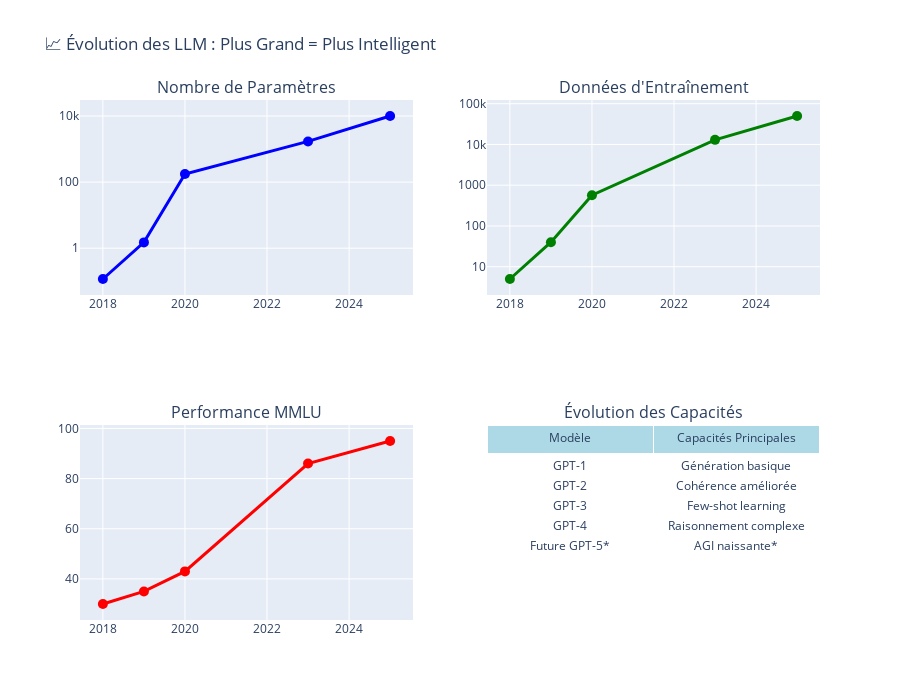

The cell this chart's notebook holds for it:
### Markdown cell above
## 🌟 Concept #4 : Les Capacités Émergentes

### Qu'est-ce qu'une Capacité Émergente ?
Une capacité qui **apparaît spontanément** quand le modèle devient assez grand, sans avoir été explicitement programmée.

### Exemples de Capacités Émergentes :

#### 🧮 Raisonnement Arithmétique
- **Petits modèles** : Peuvent additionner
- **Grands modèles** : Peuvent résoudre des problèmes mathématiques complexes

#### 💻 Programmation
- **Petits modèles** : Reconnaissent du code
- **Grands modèles** : Écrivent, debuggent, expliquent du code

#### 🧠 Raisonnement Logique
- **Petits modèles** : Suivent des instructions simples
- **Grands modèles** : Raisonnement par étapes, déduction

#### 🎭 Few-Shot Learning
- **Capacité à apprendre** de nouveaux concepts avec juste quelques exemples
- **S'adapter** à de nouveaux domaines sans ré-entraînement

### 📏 Scaling Laws
Plus un modèle a de **paramètres** et d'**entraînement**, plus il développe de capacités :
- 📊 **GPT-1** (117M param) : Génération basique
- 📊 **GPT-2** (1.5B param) : Génération cohérente
- 📊 **GPT-3** (175B param) : Few-shot learning
- 📊 **GPT-4** (1.7T param estimé) : Raisonnement avancé

### Code cell
# Données sur l'évolution des capacités
modeles_evolution = {
    'Modèle': ['GPT-1', 'GPT-2', 'GPT-3', 'GPT-4', 'Future GPT-5*'],
    'Année': [2018, 2019, 2020, 2023, 2025],
    'Paramètres (B)': [0.117, 1.5, 175, 1700, 10000],  # Milliards
    'Données (TB)': [5, 40, 570, 13000, 50000],  # Téraoctets estimés
    'Score MMLU (%)': [30, 35, 43, 86, 95],  # Estimation
    'Capacités': [
        'Génération basique',
        'Cohérence améliorée',
        'Few-shot learning',
        'Raisonnement complexe',
        'AGI naissante*'
    ]
}

df_evolution = pd.DataFrame(modeles_evolution)

# Graphique de l'évolution
fig = make_subplots(
    rows=2, cols=2,
    subplot_titles=('Nombre de Paramètres', 'Données d\'Entraînement', 
                   'Performance MMLU', 'Évolution des Capacités'),
    specs=[[{"secondary_y": False}, {"secondary_y": False}],
           [{"secondary_y": False}, {"type": "table"}]]
)

# Paramètres (échelle log)
fig.add_trace(
    go.Scatter(x=df_evolution['Année'], y=df_evolution['Paramètres (B)'],
               mode='lines+markers', name='Paramètres',
               line=dict(color='blue', width=3),
               marker=dict(size=10)),
    row=1, col=1
)

# Données d'entraînement
fig.add_trace(
    go.Scatter(x=df_evolution['Année'], y=df_evolution['Données (TB)'],
               mode='lines+markers', name='Données TB',
               line=dict(color='green', width=3),
               marker=dict(size=10)),
    row=1, col=2
)

# Performance MMLU
fig.add_trace(
    go.Scatter(x=df_evolution['Année'], y=df_evolution['Score MMLU (%)'],
               mode='lines+markers', name='MMLU %',
               line=dict(color='red', width=3),
               marker=dict(size=10)),
    row=2, col=1
)

# Tableau des capacités
fig.add_trace(
    go.Table(
        header=dict(values=['Modèle', 'Capacités Principales'],
                   fill_color='lightblue'),
        cells=dict(values=[df_evolution['Modèle'], df_evolution['Capacités']],
                  fill_color='white')),
    row=2, col=2
)

# Mettre les échelles en log pour les grandes valeurs
fig.update_yaxes(type="log", row=1, col=1)
fig.update_yaxes(type="log", row=1, col=2)

fig.update_layout(
    title="📈 Évolution des LLM : Plus Grand = Plus Intelligent",
    height=700,
    showlegend=False
)

fig.show()

print("🌟 Lois d'Échelle (Scaling Laws):")
print("  📊 Performance ∝ log(Paramètres)")
print("  📊 Performance ∝ log(Données d'entraînement)")
print("  📊 Performance ∝ log(Compute utilisé)")
print("\n💡 Implications:")
print("  🚀 Plus gros = plus intelligent (jusqu'à un certain point)")
print("  💰 Coût exponentiel pour amélioration linéaire")
print("  🎯 Nouvelles capacités émergent à certains seuils")
print("  ⚠️ Limites physiques et économiques à venir")

### Figure 1 — Plotly figure (JSON) as saved in the notebook; plotly's stock layout.template omitted (floating-point values rounded to 4 significant figures)
{"data": [{"line": {"color": "blue", "width": 3}, "marker": {"size": 10}, "mode": "lines+markers", "name": "Paramètres", "type": "scatter", "x": [2018, 2019, 2020, 2023, 2025], "xaxis": "x", "y": [0.117, 1.5, 175.0, 1700.0, 10000.0], "yaxis": "y"}, {"line": {"color": "green", "width": 3}, "marker": {"size": 10}, "mode": "lines+markers", "name": "Données TB", "type": "scatter", "x": [2018, 2019, 2020, 2023, 2025], "xaxis": "x2", "y": [5, 40, 570, 13000, 50000], "yaxis": "y2"}, {"line": {"color": "red", "width": 3}, "marker": {"size": 10}, "mode": "lines+markers", "name": "MMLU %", "type": "scatter", "x": [2018, 2019, 2020, 2023, 2025], "xaxis": "x3", "y": [30, 35, 43, 86, 95], "yaxis": "y3"}, {"cells": {"fill": {"color": "white"}, "values": [["GPT-1", "GPT-2", "GPT-3", "GPT-4", "Future GPT-5*"], ["Génération basique", "Cohérence améliorée", "Few-shot learning", "Raisonnement complexe", "AGI naissante*"]]}, "domain": {"x": [0.55, 1], "y": [0, 0.375]}, "header": {"fill": {"color": "lightblue"}, "values": ["Modèle", "Capacités Principales"]}, "type": "table"}], "layout": {"annotations": [{"font": {"size": 16}, "showarrow": false, "text": "Nombre de Paramètres", "x": 0.225, "xanchor": "center", "xref": "paper", "y": 1, "yanchor": "bottom", "yref": "paper"}, {"font": {"size": 16}, "showarrow": false, "text": "Données d'Entraînement", "x": 0.775, "xanchor": "center", "xref": "paper", "y": 1, "yanchor": "bottom", "yref": "paper"}, {"font": {"size": 16}, "showarrow": false, "text": "Performance MMLU", "x": 0.225, "xanchor": "center", "xref": "paper", "y": 0.375, "yanchor": "bottom", "yref": "paper"}, {"font": {"size": 16}, "showarrow": false, "text": "Évolution des Capacités", "x": 0.775, "xanchor": "center", "xref": "paper", "y": 0.375, "yanchor": "bottom", "yref": "paper"}], "height": 700, "showlegend": false, "title": {"text": "📈 Évolution des LLM : Plus Grand = Plus Intelligent"}, "xaxis": {"anchor": "y", "domain": [0, 0.45]}, "xaxis2": {"anchor": "y2", "domain": [0.55, 1]}, "xaxis3": {"anchor": "y3", "domain": [0, 0.45]}, "yaxis": {"anchor": "x", "domain": [0.625, 1], "type": "log"}, "yaxis2": {"anchor": "x2", "domain": [0.625, 1], "type": "log"}, "yaxis3": {"anchor": "x3", "domain": [0, 0.375]}}}
